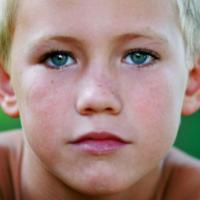
#> input picture data/faces/UTKFace/10_0_0_20170110224255796.jpg, 200 x 200 px; its folder holds only this picture in this run
$ python faces_generate_HOG_features.py   (older library calls are emulated)
#> lines starting #> are read from the running program, lines starting #| are printed output that depends on the picture
import os
import cv2
import csv
import pandas as pd
from skimage.feature import hog
from skimage import color, exposure
import random
import matplotlib.pyplot as plt
import pathlib

FACE_IMAGES_DIRECTORY = "UTKFace"
FACES_ZIP_DATA_FILE = os.path.join(pathlib.Path(__file__).parent.absolute(), "HOG_face_data.zip")
FACES_DATA_FILE = os.path.join(pathlib.Path(__file__).parent.absolute(), "HOG_face_data.csv")

if not os.path.isdir(os.path.join(pathlib.Path(__file__).parent.absolute(), FACE_IMAGES_DIRECTORY)):
    print("Error: Could not find ", FACE_IMAGES_DIRECTORY, " directory.")
    print("please download from: https://drive.google.com/file/d/0BxYys69jI14kYVM3aVhKS1VhRUk/view?usp=sharing")
    raise FileNotFoundError


def create_feature_image():
    # reference https://scikit-image.org/docs/dev/auto_examples/features_detection/plot_hog.html
    sex_lookup = {'0': "male", '1': "female"}
    filename = random.choice(os.listdir(FACE_IMAGES_DIRECTORY))
    print("Generating plot for file ", filename)
    f = os.path.join(FACE_IMAGES_DIRECTORY, filename)
    if os.path.isfile(f) and filename.endswith('.jpg'):
        age, sex, race, _ = filename.split("_")
        bgr = cv2.imread(f)
#> bgr is the input picture: shape (200, 200, 3); mean B, G, R 129.4, 135.7, 163.6
        rgb = cv2.cvtColor(bgr, cv2.COLOR_BGR2RGB)
        gray = color.rgb2gray(rgb)
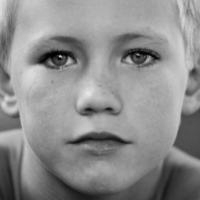
#> gray: shape (200, 200) float64; min 0.0014, max 0.913, mean 0.554
        fd, hog_image = hog(gray, orientations=6, pixels_per_cell=(33, 33),
                            cells_per_block=(1, 1), visualize=True, multichannel=False, feature_vector=True)
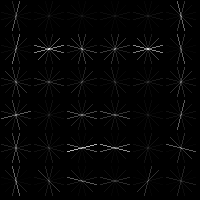
#> hog_image: shape (200, 200) float64; min 0, max 0.0621, mean 0.00112; drawn with min black and max white
#> fd = 216 values, max 0.634 at index 158, min 0.0776 at index 182, mean 0.397
        print(fd.shape)
#| (216,)
        fig, (ax1, ax2) = plt.subplots(1, 2, figsize=(8, 4), sharex=True, sharey=True)

        ax1.axis('off')
        ax1.imshow(rgb, cmap=plt.cm.gray)
        ax1.set_title('Input Image Sex: {}'.format(sex_lookup[sex]))

        # Rescale histogram for better display
        hog_image_rescaled = exposure.rescale_intensity(hog_image, in_range=(0, 10))

        ax2.axis('off')
        ax2.imshow(hog_image_rescaled, cmap=plt.cm.gray)
        ax2.set_title('Histogram of Oriented Gradients')
        plt.savefig("Figures/HOG_features_visualization.png")
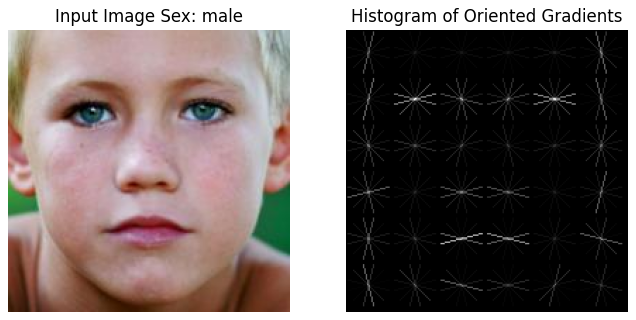
#> figure drawn by matplotlib, 2 panels
        plt.show()


def generate_HOG_features(write_compressed_file=False):
    orientations = 6
    pixels_per_cell = (33, 33)
    test_file = os.listdir(FACE_IMAGES_DIRECTORY)[0]
    bgr = cv2.imread(os.path.join(FACE_IMAGES_DIRECTORY, test_file))
    rgb = cv2.cvtColor(bgr, cv2.COLOR_BGR2RGB)
    gray = color.rgb2gray(rgb)
    fd, hog_image = hog(gray, orientations=orientations, pixels_per_cell=pixels_per_cell,
                        cells_per_block=(1, 1), visualize=True, multichannel=False, feature_vector=True)
    NUM_FEATURES = fd.shape[0]

    csvfile = open(FACES_DATA_FILE, 'w')

    faces_data_csv = csv.writer(csvfile)
    columns = ["filename", "age", "sex", "race"]
    for i in range(NUM_FEATURES):
        columns.append("Feature_"+str(i))
    faces_data_csv.writerow(columns)

    count = 0

    for filename in os.listdir(FACE_IMAGES_DIRECTORY):
        print("Encoding File {}".format(count))
        count += 1
        f = os.path.join(FACE_IMAGES_DIRECTORY, filename)
        if os.path.isfile(f) and filename.endswith('.jpg'):
            age, sex, race, _ = filename.split("_")
            row = [filename, age, sex, race]
            bgr = cv2.imread(f)
            rgb = cv2.cvtColor(bgr, cv2.COLOR_BGR2RGB)
            gray = color.rgb2gray(rgb)
            fd, hog_image = hog(gray, orientations=orientations, pixels_per_cell=pixels_per_cell,
                                cells_per_block=(1, 1), visualize=True, multichannel=False, feature_vector=True)
            for i in fd:
                row.append(i)
            faces_data_csv.writerow(row)

    if write_compressed_file:
        df = pd.read_csv(FACES_DATA_FILE)
        df.to_csv(FACES_ZIP_DATA_FILE, compression='gzip')


if __name__ == "__main__":
    # generate_HOG_features(write_compressed_file=True)
    create_feature_image()

$ run again, on data/faces/UTKFace/1_0_0_20161219140642920.jpg
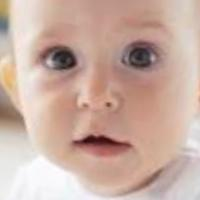
#> input picture data/faces/UTKFace/1_0_0_20161219140642920.jpg, 200 x 200 px
#> in create_feature_image, bgr is the input picture: shape (200, 200, 3); mean B, G, R 161.7, 173.5, 201.7
#> in create_feature_image, `fd, hog_image = hog(gray, orientations=6, pixels_per_cell=(33, 33), ce..`:
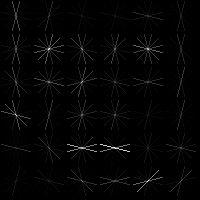
#> hog_image: shape (200, 200) float64; min 0, max 0.0424, mean 0.000676; drawn with min black and max white
#> fd = 216 values, max 0.627 at index 164, min 0.0605 at index 104, mean 0.388
#| (216,)
#> in create_feature_image, `plt.savefig("Figures/HOG_features_visualization.png")`:
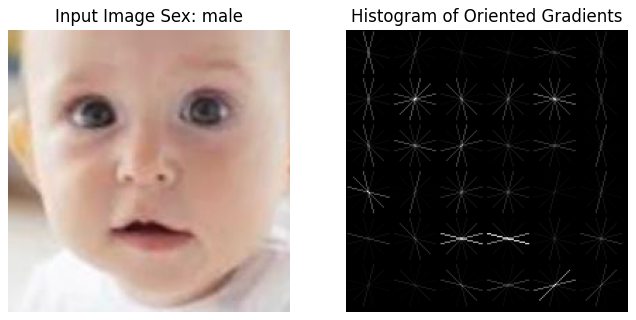
#> figure drawn by matplotlib, 2 panels

$ run again, on data/faces/UTKFace/1_0_0_20170109191105641.jpg
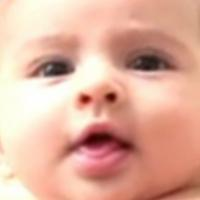
#> input picture data/faces/UTKFace/1_0_0_20170109191105641.jpg, 200 x 200 px
#> in create_feature_image, bgr is the input picture: shape (200, 200, 3); mean B, G, R 156.8, 175.6, 224.2
#> in create_feature_image, `fd, hog_image = hog(gray, orientations=6, pixels_per_cell=(33, 33), ce..`:
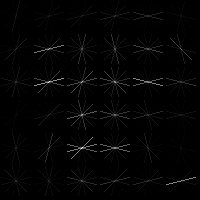
#> hog_image: shape (200, 200) float64; min 0, max 0.0551, mean 0.000731; drawn with min black and max white
#> fd = 216 values, max 0.738 at index 212, min 0.0133 at index 215, mean 0.389
#| (216,)
#> in create_feature_image, `plt.savefig("Figures/HOG_features_visualization.png")`:
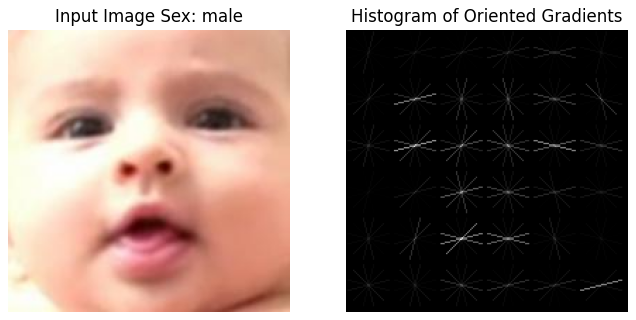
#> figure drawn by matplotlib, 2 panels

$ run again, on data/faces/UTKFace/1_0_0_20170109193841675.jpg
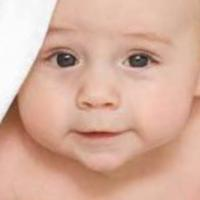
#> input picture data/faces/UTKFace/1_0_0_20170109193841675.jpg, 200 x 200 px
#> in create_feature_image, bgr is the input picture: shape (200, 200, 3); mean B, G, R 156.8, 174.5, 214.8
#> in create_feature_image, `fd, hog_image = hog(gray, orientations=6, pixels_per_cell=(33, 33), ce..`:
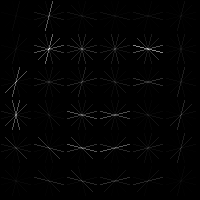
#> hog_image: shape (200, 200) float64; min 0, max 0.0596, mean 0.00069; drawn with min black and max white
#> fd = 216 values, max 0.645 at index 72, min 0.037 at index 209, mean 0.388
#| (216,)
#> in create_feature_image, `plt.savefig("Figures/HOG_features_visualization.png")`:
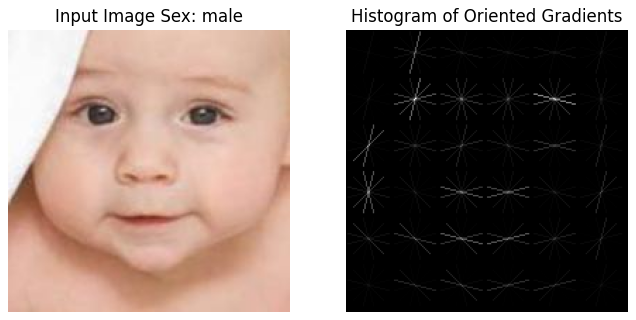
#> figure drawn by matplotlib, 2 panels

$ run again, on data/faces/UTKFace/11_0_0_20170110220518578.jpg
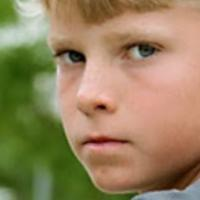
#> input picture data/faces/UTKFace/11_0_0_20170110220518578.jpg, 200 x 200 px
#> in create_feature_image, bgr is the input picture: shape (200, 200, 3); mean B, G, R 94.6, 130.8, 150.9
#> in create_feature_image, `fd, hog_image = hog(gray, orientations=6, pixels_per_cell=(33, 33), ce..`:
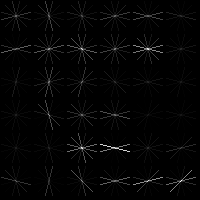
#> hog_image: shape (200, 200) float64; min 0, max 0.0514, mean 0.000885; drawn with min black and max white
#> fd = 216 values, max 0.681 at index 164, min 0.0344 at index 162, mean 0.394
#| (216,)
#> in create_feature_image, `plt.savefig("Figures/HOG_features_visualization.png")`:
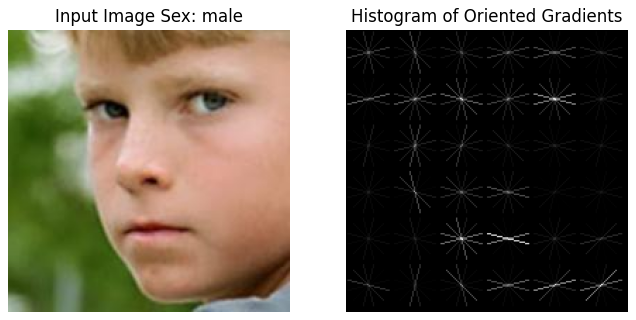
#> figure drawn by matplotlib, 2 panels
